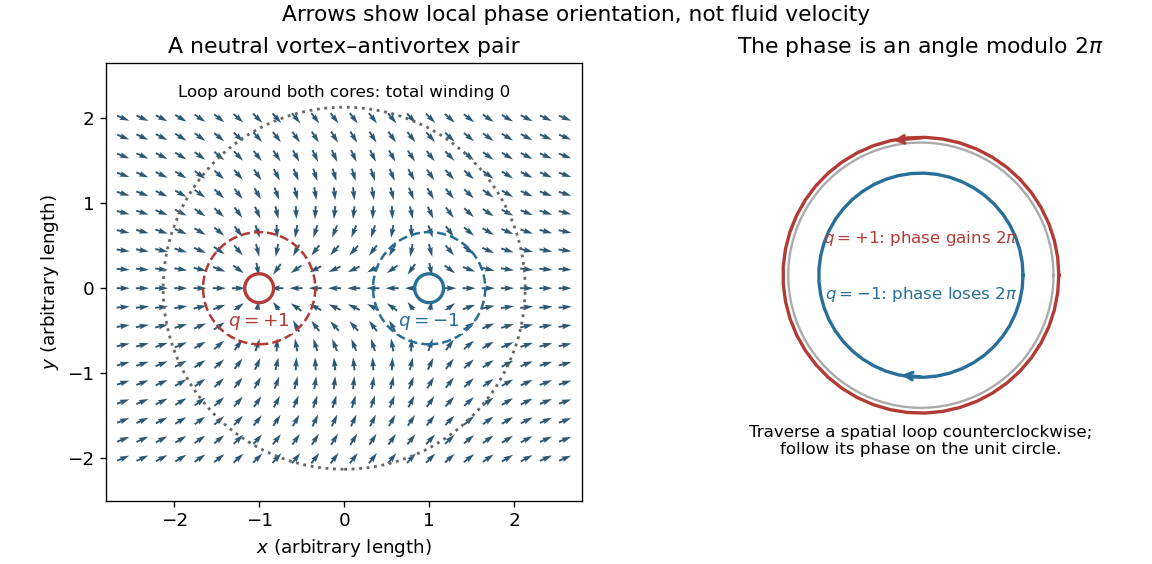

Reproduce this figure in Python.
"""Original phase geometry; Python 3.14, NumPy 2.3.5, Matplotlib 3.10.7.

Run from _media; writes the opaque white PNG with this script's basename.
Arrows are (cos(theta), sin(theta)), NOT velocity or gradient arrows.
"""
from pathlib import Path

import matplotlib.pyplot as plt
from matplotlib.patches import Circle
import numpy as np


def phase(x, y):
    return np.arctan2(y, x + 1) - np.arctan2(y, x - 1)


def winding(cx, cy, radius):
    t = np.linspace(0, 2 * np.pi, 4097)
    values = np.exp(1j * phase(cx + radius * np.cos(t), cy + radius * np.sin(t)))
    return np.angle(values[1:] / values[:-1]).sum() / (2 * np.pi)


def main():
    charges = [winding(-1, 0, .42), winding(1, 0, .42), winding(0, 0, 2)]
    np.testing.assert_allclose(charges, [1, -1, 0], atol=1e-12)
    plt.rcParams.update({"font.size": 11, "figure.facecolor": "white"})
    fig, (ax, ring) = plt.subplots(1, 2, figsize=(9.6, 4.7), width_ratios=[1.5, 1], layout="constrained")
    x, y = np.meshgrid(np.linspace(-2.6, 2.6, 24), np.linspace(-2, 2, 19))
    theta = phase(x, y)
    mask = ((x + 1) ** 2 + y ** 2 > .17 ** 2) & ((x - 1) ** 2 + y ** 2 > .17 ** 2)
    ax.quiver(x[mask], y[mask], np.cos(theta[mask]), np.sin(theta[mask]),
              color="#2c5873", pivot="mid", angles="xy", scale_units="xy", scale=6.5, width=.004)
    for cx, charge, color in [(-1, "+1", "#b23b36"), (1, "−1", "#276f99")]:
        ax.add_patch(Circle((cx, 0), .17, facecolor="white", edgecolor=color, lw=2))
        ax.text(cx, -.45, "$q=" + charge + "$", ha="center", color=color, bbox={"facecolor":"white", "edgecolor":"none", "pad":1})
        ax.add_patch(Circle((cx, 0), .66, fill=False, edgecolor=color, ls="--", lw=1.5))
    ax.add_patch(Circle((0, 0), 2.13, fill=False, edgecolor="#676767", ls=":", lw=1.7))
    ax.text(0, 2.25, "Loop around both cores: total winding 0", ha="center", fontsize=10)
    ax.set(xlim=(-2.8, 2.8), ylim=(-2.5, 2.65), aspect="equal", xlabel="$x$ (arbitrary length)", ylabel="$y$ (arbitrary length)", title="A neutral vortex–antivortex pair")
    t = np.linspace(0, 2 * np.pi, 400)
    ring.plot(np.cos(t), np.sin(t), color="#aaaaaa", lw=1.4)
    for i, color in [(1, "#b23b36"), (-1, "#276f99")]:
        ts = np.linspace(0, 2 * np.pi, 50)
        r = 1.04 if i == 1 else .77
        ring.plot(r * np.cos(i * ts), r * np.sin(i * ts), color=color, lw=2)
        k = 12
        ring.annotate("", xy=(r * np.cos(i * ts[k + 2]), r * np.sin(i * ts[k + 2])),
                      xytext=(r * np.cos(i * ts[k]), r * np.sin(i * ts[k])),
                      arrowprops={"arrowstyle":"->", "color":color, "lw":2})
    ring.text(0, .24, r"$q=+1$: phase gains $2\pi$", ha="center", color="#b23b36", fontsize=10)
    ring.text(0, -.18, r"$q=-1$: phase loses $2\pi$", ha="center", color="#276f99", fontsize=10)
    ring.text(0, -1.35, "Traverse a spatial loop counterclockwise;\nfollow its phase on the unit circle.", ha="center", fontsize=10)
    ring.set(xlim=(-1.5, 1.5), ylim=(-1.7, 1.6), aspect="equal", title=r"The phase is an angle modulo $2\pi$")
    ring.axis("off")
    fig.suptitle("Arrows show local phase orientation, not fluid velocity", fontsize=13)
    fig.savefig(Path(__file__).stem + ".png", dpi=120, facecolor="white", transparent=False)
    plt.close(fig)
    print({"loop_windings": charges})


if __name__ == "__main__":
    main()
